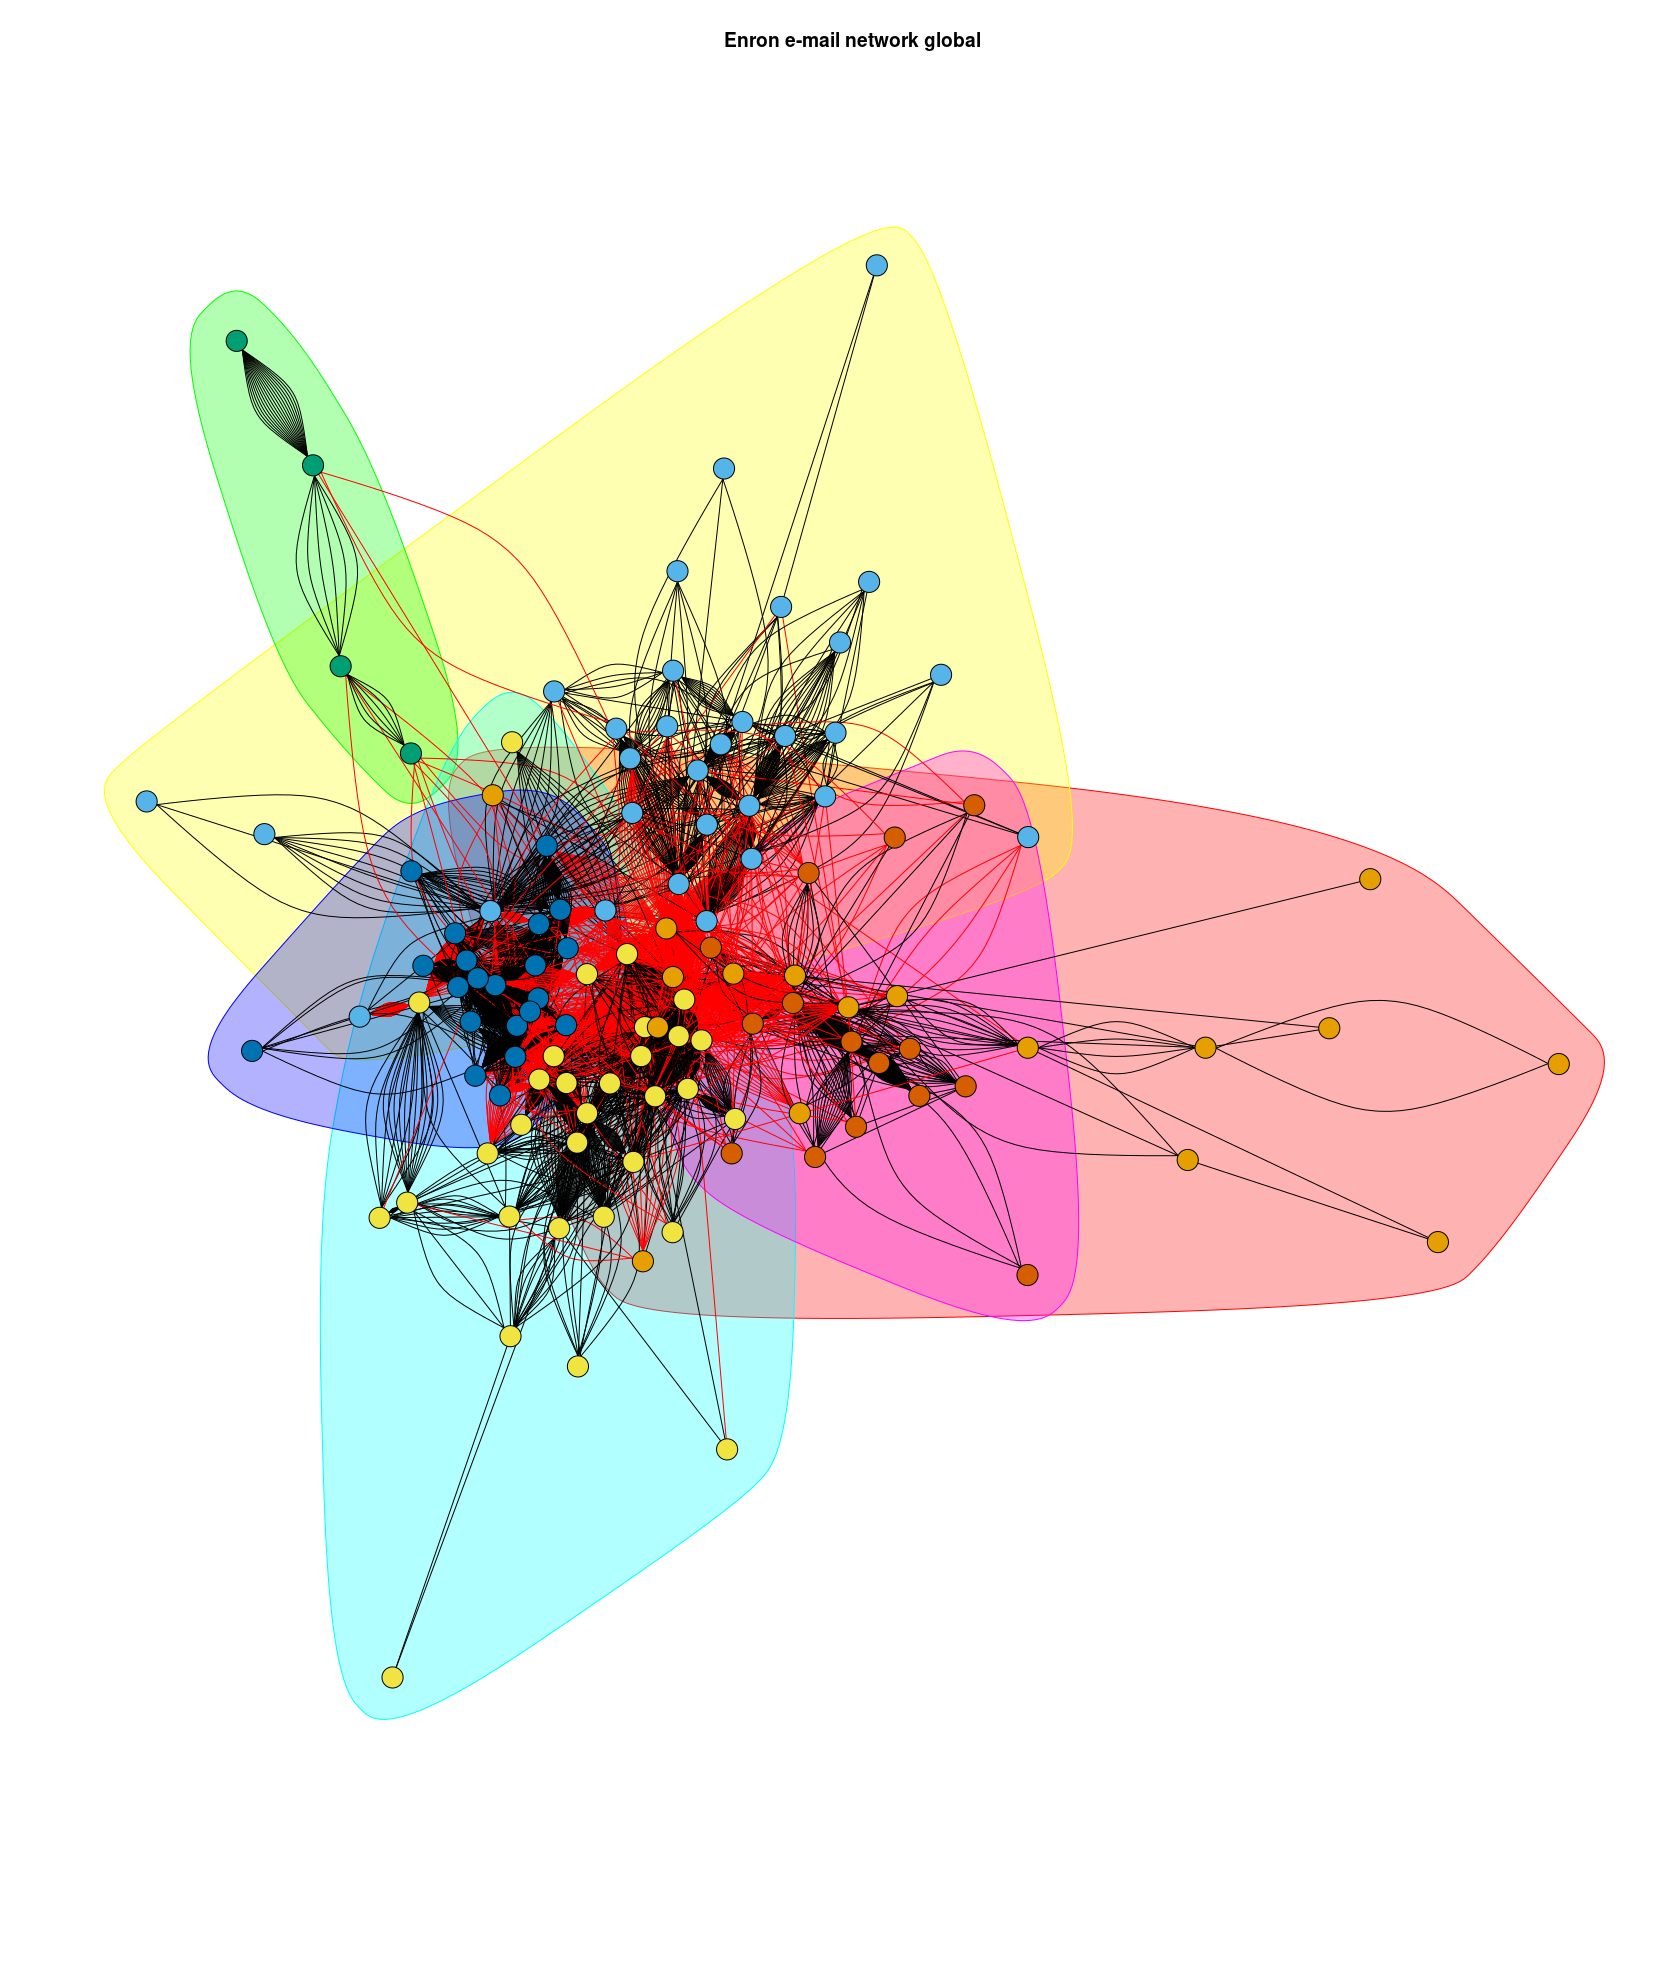

The R source for this figure:
library(tidyverse)
library(tidytext)
library(readtext)
library(lubridate)
library(reshape2)
library(igraph)

## Set your directory
mydir <- "/disk2a/dgarolini/eron_EY/aim-2019/dgar/"

source(str_glue("{mydir}/../support.R"))
setwd(mydir)

adjl_from_corpus <- function(corpus){
  
  # extraction
  email_from <- corpus %>% select(From) %>% unlist()
  email_from_u <- corpus %>% select(From) %>% map(unique) %>% unlist()
  email_to <- select(corpus, To)
  
  # selecting the one that are also sender
  email_to <- sapply(email_to[[1]], function(x) {
    uu <- x[x %in% email_from_u]
    if(length(uu)==0) uu <- NA
    uu
  })
  na_scuper <- sapply(email_to, function(x) all(is.na(x)))
  email_to <- email_to[!na_scuper]
  
  # filtering the emails
  etry <- tibble(email_from=email_from[!na_scuper], email_to=email_to) %>% unnest(cols = c(email_to)) %>% as.matrix()
  
  # removing duplicates
  entry_mask <- sapply(1:nrow(etry), function(x) any(duplicated(etry[x,])))
  etry <- etry[!entry_mask,]
  
  # returning adj list
  invisible(etry)
}

text_filter_tm <- function(bodies){
  corpus <- Corpus(VectorSource(bodies[[1]]))
  
  # Convert the corpus to lowercase
  corpus <- tm_map(corpus, tolower)
  # inspect(corpus[[1]])
  # corpus <- tm_map(corpus, PlainTextDocument) # it is removing everything here
  # Remove punctuation from the corpus
  corpus <- tm_map(corpus, removePunctuation)
  # Remove all English-language stopwords
  corpus <- tm_map(corpus, removeWords, stopwords("english"))
  # Remove some more words
  corpus <-
    tm_map(
      corpus,
      removeWords,
      c(
        "c",
        "just",
        "will",
        "thanks",
        "please",
        "can",
        "let",
        "said",
        "say",
        "per"
      )
    )
  # Stem document
  corpus <- tm_map(corpus, stemDocument) # This function extracts the stems of each of the given words in the vector.
  # remove numbers
  corpus <- tm_map(corpus, removeNumbers) 
  invisible(corpus)
}

# NETWORK ----------------------------------------------
corpus <- readRDS(str_glue("{mydir}../mail_corpus.RData"))

# name identifiers
who <- corpus %>% select(who) %>% map(unique) %>% unlist()
find_candidate_replicates(who)

# email identifiers - from
email_from_u <- corpus %>% select(From) %>% map(unique) %>% unlist()
sim_email <- find_candidate_replicates(email_from_u, plot_tile_pl = F)
grep(email_from_u, pattern = "enron", value = T, invert = T) # all the emails are internals (sender)

# email identifiers - to
email_to <- corpus %>% select(To) %>% map(unique)
# sim_email <- find_candidate_replicates(email_to, plot_tile_pl = F)
# grep(email_to, pattern = "enron", value = T, invert = T) # all the emails are internals (sender)

email_from <- corpus %>% select(From) %>% unlist()
email_to <- corpus %>% select(To)
email_to <- sapply(email_to[[1]], function(x) {
  uu <- x[x %in% email_from_u]
  if(length(uu)==0) uu <- NA
  uu
})
na_scuper <- sapply(email_to, function(x) all(is.na(x)))
email_to <- email_to[!na_scuper]

# find the email with the max number of receiver
the_max <- which.max(sapply(email_to, length))
max(sapply(email_to, length))
# email_to2 <- lapply(email_to, function(x) c(x, rep(NA, the_max - length(x))))
# email_to[the_max]

cat(corpus %>% slice(the_max) %>% select(corpus) %>% pull() %>% unlist(), sep = "\n")
# %>% mutate_at( "To", .funs = map, ~ str_extract(.x, pattern = paste(who, sep = "|")))
# etry2 <- etry %>% distinct(email_from, email_to)
# Define network

etry <- adjl_from_corpus(corpus)
eee <- as_tibble(etry) %>% group_by(email_from, email_to) %>% summarise(Freq=n())
to_div <- eee %>% group_by(email_from) %>% summarise(Freq2 = n()) %>% pull(Freq2)
eee %>% group_by(email_from) %>%

g <- graph_from_edgelist(as.matrix(eee), directed=T )
coms <- clusters(g)
coms <- spinglass.community(g)
coms <- cluster_optimal(g)

# a <- tibble(a=c(1,1,2), b =c(1,2,3)) 
# a[sapply(1:nrow(a), duplicated)]

# Plot network
plot(coms, g, 
     edge.arrow.size = 0.3,
     vertex.label=NA, 
     layout=layout.fruchterman.reingold,
     vertex.size=3,
     main="Enron e-mail network global"
)
E(g)

# WORDCLOUD ================
library(SnowballC)
library(wordcloud)
library(tm)
corpus_gen <- readRDS(str_glue("{mydir}../mail_corpus.RData"))
corpus_gen <- corpus_gen %>% arrange(DateUTC)
trials <- corpus_gen %>% select(DateUTC) %>% unlist() 
trials[1] > ymd("2000/10/1") 
as_datetime(trials[1])
as_datetime(trials[length(trials)])

c1_pre <- filter(corpus_gen, DateUTC > ymd("2001/1/1"), DateUTC < ymd("2001/6/30"))
c2_centra <- filter(corpus_gen, DateUTC > ymd("2001/7/1"), DateUTC < ymd("2002/1/23"))
c2_crisis <- filter(corpus_gen, DateUTC > ymd("2001/10/15"), DateUTC < ymd("2001/11/8"))
c2_post <- filter(corpus_gen, DateUTC > ymd("2002/1/24"), DateUTC < ymd("2002/12/23"))

# corpus
# inspect(corpus[[1]])
corpus1 <- text_filter_tm(select(c1_pre, corpus))
subject1 <- text_filter_tm(select(c1_pre, Subject))
corpus2 <- text_filter_tm(select(c2_centra, corpus))
subject2 <- text_filter_tm(select(c2_centra, Subject))
corpus2b <- text_filter_tm(select(c2_crisis, corpus))
subject2b <- text_filter_tm(select(c2_crisis, Subject))
corpus3 <- text_filter_tm(select(c2_post, corpus))
subject3 <- text_filter_tm(select(c2_post, Subject))

plot_wc(corpus1)
plot_wc(corpus2)
plot_wc(corpus2b)
plot_wc(corpus3)

plot_wc(subject1)
plot_wc(subject2)
plot_wc(subject2b)
plot_wc(subject3)

plot_wc <- function(which_corpus, max.words = 200){
  # Build a document-term matrix out of the corpus
  frequencies <- DocumentTermMatrix(which_corpus)
  # remove Sparse Term
  sparse <- removeSparseTerms(frequencies, 0.993)
  # Convert the document-term matrix to a data frame called sparseBodiesDF
  sparseBodiesDF <- as.data.frame(as.matrix(sparse))
  # Building wordcloud
  par(bg = "gray10")
  pal <- brewer.pal(7, "Dark2")
  wordcloud(
    colnames(sparseBodiesDF),
    colSums(sparseBodiesDF),
    scale = c(4.5, 0.5), 
    random.order = F,
    max.words = max.words,
    colors = pal, 
    fixed.asp = T
  )
}
  
